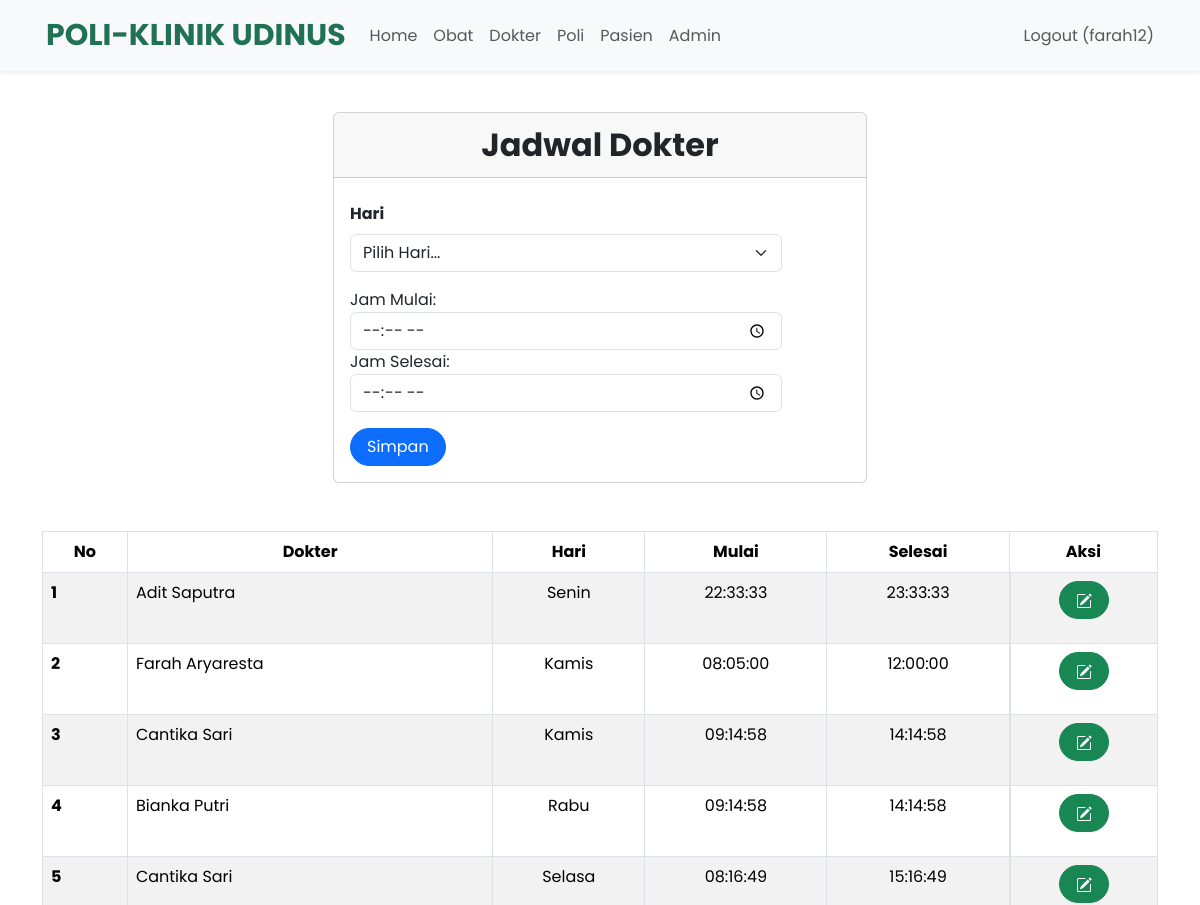
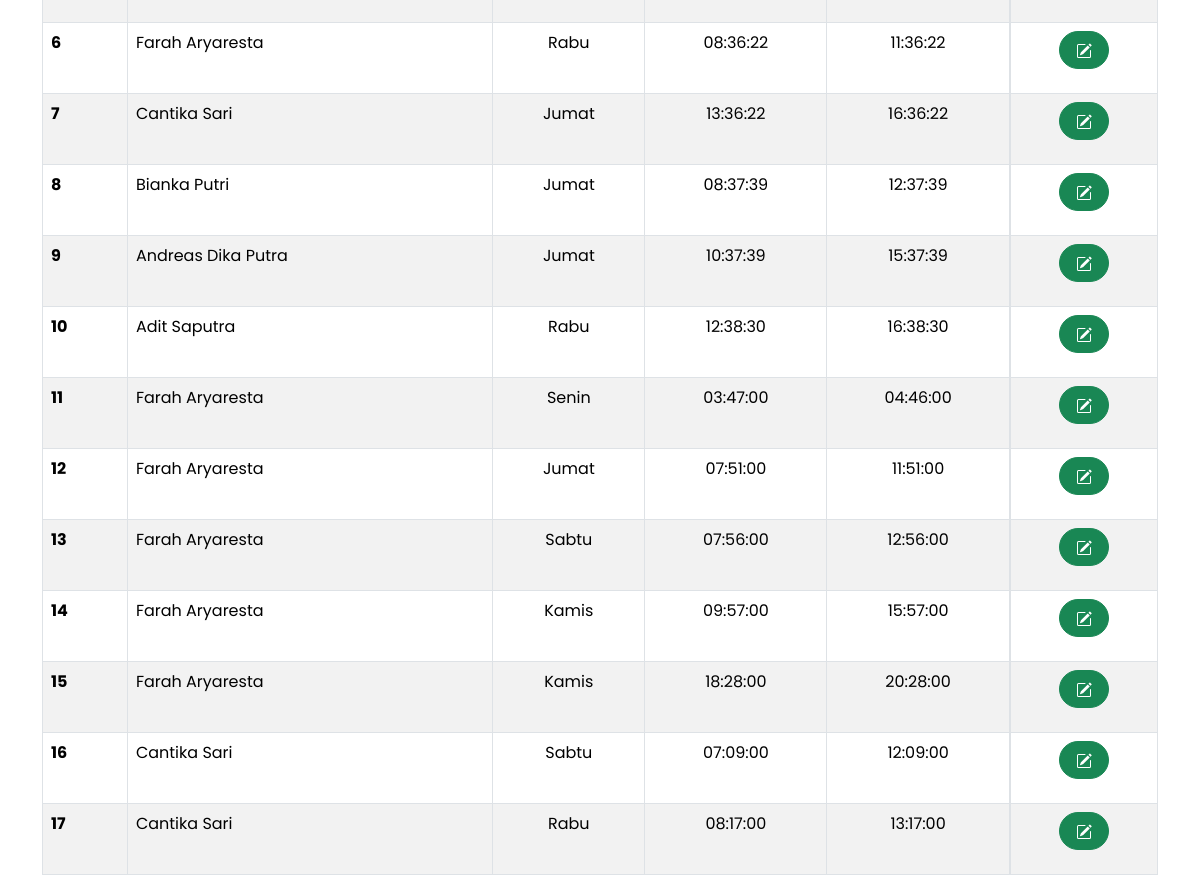
The page /index.php?page=jadwalDokterAdmin (signed in) on the database its author committed (2 pictures, top to bottom).
### tables this page shows
CREATE TABLE `jadwal_periksa` (
  `id` int(11) NOT NULL,
  `id_dokter` int(11) NOT NULL,
  `hari` enum('Senin','Selasa','Rabu','Kamis','Jumat','Sabtu') NOT NULL,
  `jam_mulai` time NOT NULL,
  `jam_selesai` time NOT NULL,
  `status` varchar(255) DEFAULT NULL
);

CREATE TABLE `dokter` (
  `id` int(11) NOT NULL,
  `nama` varchar(255) NOT NULL,
  `alamat` varchar(255) NOT NULL,
  `no_hp` varchar(50) NOT NULL,
  `id_poli` int(11) NOT NULL,
  `password` varchar(255) NOT NULL
);

### jadwalDokterAdmin.php (the view, shortened to what this page needs)
<br>
<div class="container">
    <div class="container">
        <div class="row justify-content-center">
            <div class="col-md-6">
                <div class="card">
                    <div class="card-header text-center fw-bold" style="font-size: 2rem;">Jadwal Dokter</div>
                    <div class="card-body">
                        <form class="form row" method="POST" style="width: 30rem;" action="" name="myForm" onsubmit="return(validate());">
                            <?php
                            $jam_mulai = '';
                            $jam_selesai = '';
                            ?>
                            <div class="row mt-1">
                                <div class="form-group">
                                    <div class="row mt-1 mb-3">
                                        <label for="hari" class="form-label fw-bold">
                                            Hari
                                        </label>
                                        <div>
                                            <select class="form-select" aria-label="hari" name="hari" >
                                                <option selected>Pilih Hari...</option>
                                            </select>
                                        </div>
                                    </div>
                                </div>
                                <div class="form-group">
                                    <label for="jam_mulai">Jam Mulai:</label>
                                    <input value="<?php echo $jam_mulai ?>" type="time" class="form-control" id="jam_mulai" name="jam_mulai" required >
                                </div>
                                <div class="form-group">
                                    <label for="jam_selesai">Jam Selesai:</label>
                                    <input value="<?php echo $jam_selesai ?>" type="time" class="form-control" id="jam_selesai" name="jam_selesai" required>
                                </div>
                            </div>
                            <div class="row mt-3">
                                <div class=col>
                                    <button type="submit" class="btn btn-primary rounded-pill px-3 mt-auto" name="simpan">Simpan</button>
                                </div>
                            </div>
                        </form>
                    </div>
                </div>
            </div>
        </div>
    </div>
    <br>
    <br>
    <table class="table table-bordered table-striped table-hover">
        <thead>
            <tr class="text-center">
                <th scope="col">No</th>
                <th scope="col">Dokter</th>
                <th scope="col">Hari</th>
                <th scope="col">Mulai</th>
                <th scope="col">Selesai</th>
                <th scope="col">Aksi</th>
            </tr>
        </thead>
        <tbody>
            <?php
            $result = mysqli_query($mysqli, "SELECT dokter.nama, jadwal_periksa.id, jadwal_periksa.hari, jadwal_periksa.jam_mulai, jadwal_periksa.jam_selesai FROM dokter JOIN jadwal_periksa ON dokter.id = jadwal_periksa.id_dokter");
            $no = 1;
            while ($data = mysqli_fetch_array($result)) {
            ?>
                <tr>
                    <th scope="row"><?php echo $no++ ?></th>
                    <td><?php echo $data['nama'] ?></td>
                    <td class="text-center"><?php echo $data['hari'] ?></td>
                    <td class="text-center"><?php echo $data['jam_mulai'] ?></td>
                    <td class="text-center"><?php echo $data['jam_selesai'] ?></td>
                    <td class="d-flex justify-content-center ">
                        <div class="d-flex gap-2 mb-3">
                            <a type="button" class="btn btn-success rounded-pill px-3" href="index.php?page=obat&id=<?php echo $data['id'] ?>">
                            </a>
                        </div>
                    </td>
                </tr>
            <?php
            }
            ?>
        </tbody>
    </table>
</div>

### style.css (style rules this page uses)
body { font-family: 'Poppins', sans-serif; }
::placeholder { font-size: 16px; }

### rows shown on the page
jadwal_periksa: id_dokter.nama "Adit Saputra", hari "Senin", jam_mulai "22:33:33", jam_selesai "23:33:33"
jadwal_periksa: id_dokter.nama "Farah Aryaresta", hari "Kamis", jam_mulai "08:05:00", jam_selesai "12:00:00"
jadwal_periksa: id_dokter.nama "Cantika Sari", hari "Kamis", jam_mulai "09:14:58", jam_selesai "14:14:58"
jadwal_periksa: id_dokter.nama "Bianka Putri", hari "Rabu", jam_mulai "09:14:58", jam_selesai "14:14:58"
jadwal_periksa: id_dokter.nama "Cantika Sari", hari "Selasa", jam_mulai "08:16:49", jam_selesai "15:16:49"
jadwal_periksa: id_dokter.nama "Farah Aryaresta", hari "Rabu", jam_mulai "08:36:22", jam_selesai "11:36:22"
jadwal_periksa: id_dokter.nama "Cantika Sari", hari "Jumat", jam_mulai "13:36:22", jam_selesai "16:36:22"
jadwal_periksa: id_dokter.nama "Bianka Putri", hari "Jumat", jam_mulai "08:37:39", jam_selesai "12:37:39"
jadwal_periksa: id_dokter.nama "Andreas Dika Putra", hari "Jumat", jam_mulai "10:37:39", jam_selesai "15:37:39"
jadwal_periksa: id_dokter.nama "Adit Saputra", hari "Rabu", jam_mulai "12:38:30", jam_selesai "16:38:30"
jadwal_periksa: id_dokter.nama "Farah Aryaresta", hari "Senin", jam_mulai "03:47:00", jam_selesai "04:46:00"
jadwal_periksa: id_dokter.nama "Farah Aryaresta", hari "Jumat", jam_mulai "07:51:00", jam_selesai "11:51:00"
jadwal_periksa: id_dokter.nama "Farah Aryaresta", hari "Sabtu", jam_mulai "07:56:00", jam_selesai "12:56:00"
jadwal_periksa: id_dokter.nama "Farah Aryaresta", hari "Kamis", jam_mulai "09:57:00", jam_selesai "15:57:00"
jadwal_periksa: id_dokter.nama "Farah Aryaresta", hari "Kamis", jam_mulai "18:28:00", jam_selesai "20:28:00"
jadwal_periksa: id_dokter.nama "Cantika Sari", hari "Sabtu", jam_mulai "07:09:00", jam_selesai "12:09:00"
jadwal_periksa: id_dokter.nama "Cantika Sari", hari "Rabu", jam_mulai "08:17:00", jam_selesai "13:17:00"

### other values the page prints
$_SESSION['username'] "farah12"
